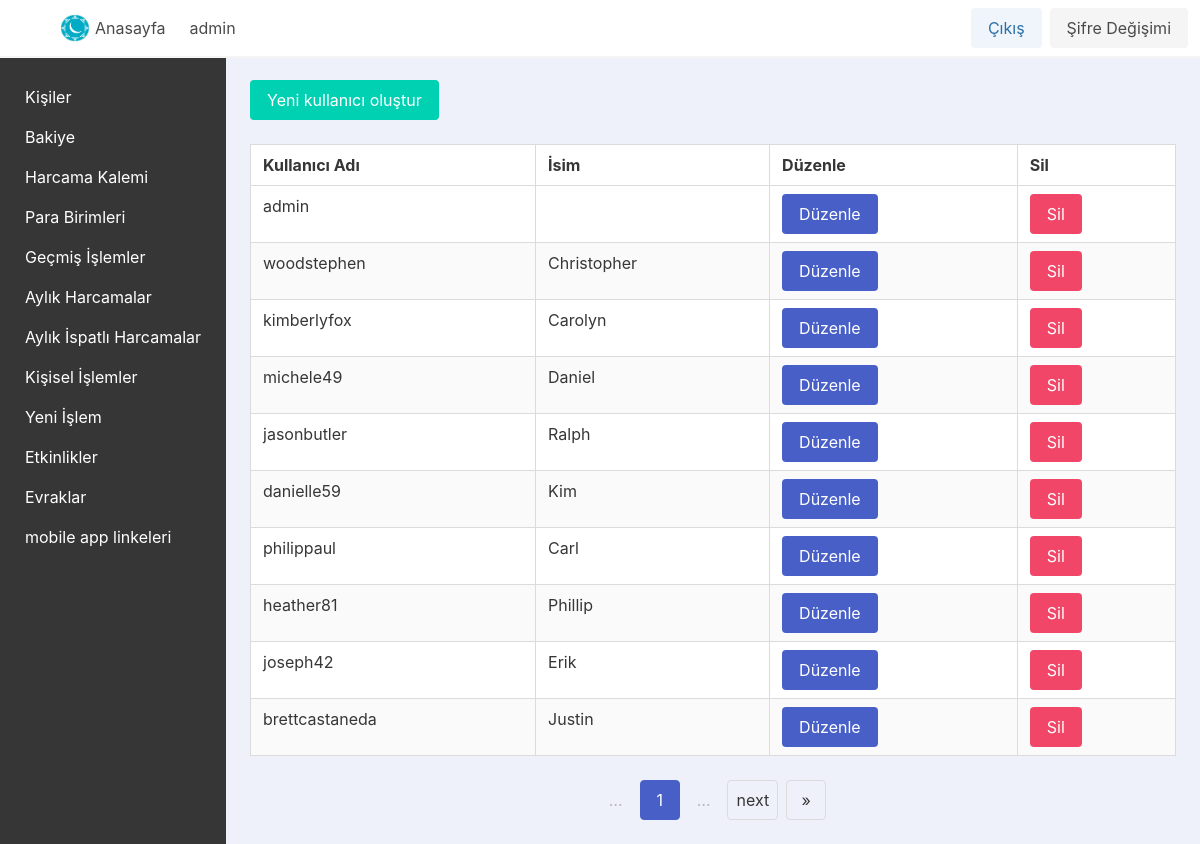
/userlist/ (signed in), run on an earlier commit of the app's database.
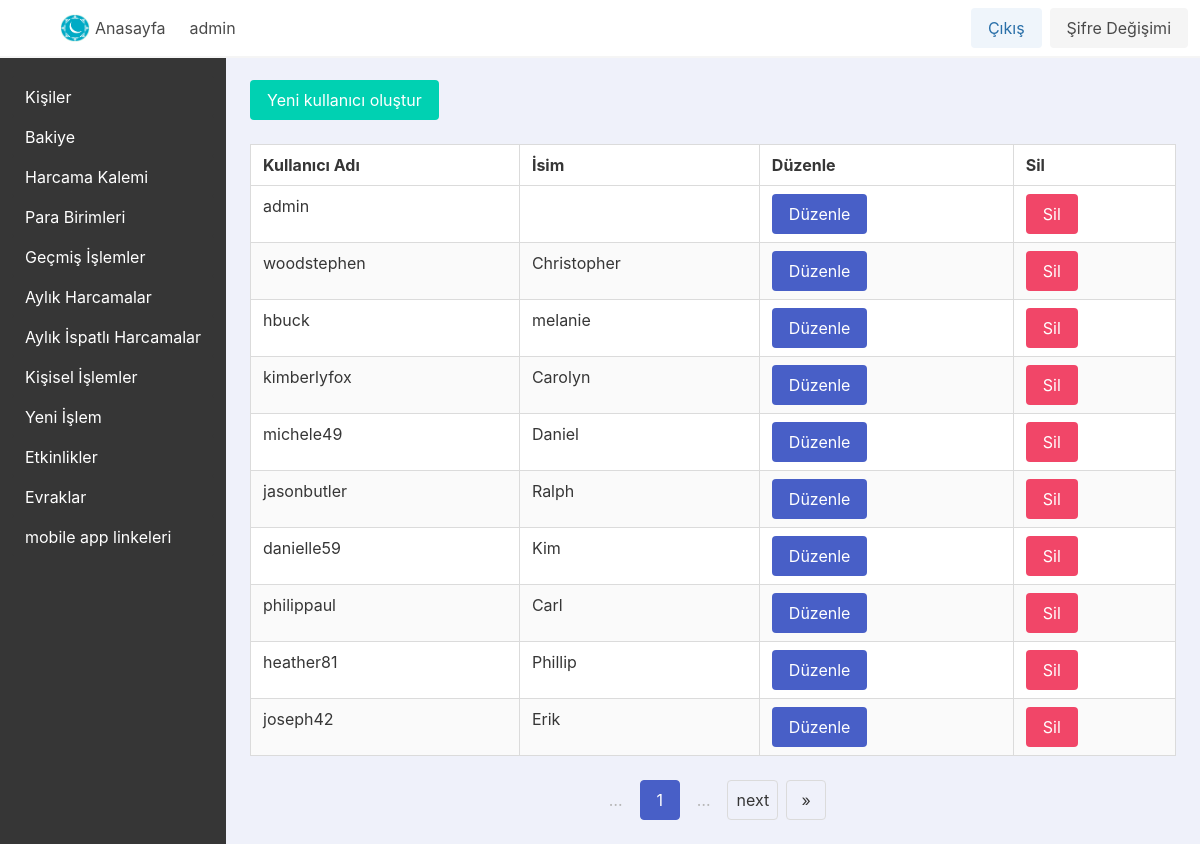
And on a later commit of the database.
### app_base/models.py (models this page shows, shortened)
class BaseModelSoftDelete(models.Model):
    is_active = models.BooleanField(_("active"), default=True)
    objects = ActiveObjectsManager()  # Active objects manager
    all_objects = AllObjectsManager()  # Custom manager including soft-deleted items
    class Meta:
        abstract = True

class MuUser(AbstractUser, BaseModelSoftDelete):
    username_validator = UnicodeUsernameValidator()
    username = models.CharField(_("Kullanıcı Adı"), max_length=150, unique=True, help_text=_("Max 150 karakter olabilir. Harfler, sayilar ve sadece @/./+/-/_ olabilir"), validators=[username_validator], error_messages={"unique": _("Bu isimde bir kullanici zaten var")})
    password = models.CharField(_("password"), max_length=128, null=False)
    first_name = models.CharField(_("İsim"), max_length=150, blank=True)  # AD-SOYAD ORTAK
    email = models.EmailField(_("email address"), blank=True)
    is_staff = models.BooleanField(_("Yönetici Durumu"), default=False, help_text=_("Kullanıcının bu yönetici paneline giriş yapabilmesini belirler."))
    is_active = models.BooleanField(_("active"), default=True, help_text=_("Designates whether this user should be treated as active. " "Unselect this instead of deleting accounts."))
    objects = ActiveObjectsManager()
    date_joined = models.DateTimeField(_("date joined"), default=timezone.now)
    currency = models.ForeignKey(Currency, on_delete=models.PROTECT, null=True, blank=True)
    gruplar = models.ManyToManyField(MuGroup, blank=True)

### app_base/views/users_view.py (the view)
# urls.py: path("userlist/", views.userlist_view, name="userlist_view_name"),
@login_required
def userlist_view(request):
    users = MuUser.objects.all()
    per_page = 10  # You can adjust this as needed
    paginator = Paginator(users, per_page)
    page_number = request.GET.get("page")
    page = paginator.get_page(page_number)
    return render(request, "app_base/users/userlist.html", {"page": page})

### app_base/models.py (called while the page is built)
    def get_queryset(self):
        return super().get_queryset().filter(is_active=True)

### app_base/templates/app_base/users/userlist.html (shortened to what this page needs)
{% extends "base.html" %}
{% block content %}
    <div class="column m-auto">
        <div class="block">
            <a {% if not user.is_staff %}disabled onclick="return false;"{% endif %} class="button is-primary" href="{% url 'usercreate_view_name' %}">Yeni kullanıcı oluştur</a>
        </div>
        <div class="table-container">
            <table class="table is-fullwidth is-striped is-hoverable is-bordered">
                <thead>
                    <tr>
                        <th>Kullanıcı Adı</th>
                        <th>İsim</th>
                        <th>Düzenle</th>
                        <th>Sil</th>
                    </tr>
                </thead>
                <tbody>
                    {% for muser in page %}
                        <tr>
                            <td>{{ muser.username }}</td>
                            <td>{{ muser.first_name }}</td>
                            <td>
                                <a {% if not user.is_staff %}disabled onclick="return false;"{% endif %} class="button is-link" href="{% url 'userupdate_view_name' muser.pk %}">Düzenle</a>
                            </td>
                            <td>
                                <a {% if not user.is_staff %}disabled onclick="return false;"{% endif %} class="button is-danger" href="{% url 'userdelete_view_name' muser.pk %}">Sil</a>
                            </td>
                        </tr>
                    {% empty %}
                        <tr>
                            <td colspan="5">Kayıtlı kullanıcı yok.</td>
                        </tr>
                    {% endfor %}
                </tbody>
            </table>
        </div>
        <div class="pagination is-centered" role="navigation">
            <ul class="pagination-list">
                <li>
                    <span class="pagination-ellipsis">…</span>
                </li>
                <li>
                    <span class="pagination-link is-current">{{ page.number }}</span>
                </li>
                <li>
                    <span class="pagination-ellipsis">…</span>
                </li>
                {% if page.has_next %}
                    <li>
                        <a class="pagination-link" href="?page={{ page.next_page_number }}">next</a>
                    </li>
                    <li>
                        <a class="pagination-link" href="?page={{ page.paginator.num_pages }}">»</a>
                    </li>
                {% endif %}
            </ul>
        </div>
    </div>
{% endblock content %}

### templates/navbar.html (shortened to what this page needs)
{% load static %}
<nav class="navbar has-background-white has-shadow" x-data="{ open: false }">
    <div class="navbar-brand">
        <a class="navbar-item" x-on:click="muside = !muside">
            <span class="iconify icon is-medium" data-icon="tabler:layout-sidebar-left-expand-filled"></span>
        </a>
    </div>
    <div id="navbarmenu_id" class="navbar-menu" x-bind:class="{ 'is-active': open }">
        <div class="navbar-start">
            <a class="navbar-item is-info is-light" href="{% url "home_view_name" %}">
                <img src="{% static 'Images/hayvakfi.png' %}" alt="hayvakfi" width="30" height="30" class="image " style="margin-right: 5px;">
            Anasayfa</a>
            {% if user.is_authenticated %}
                <span class="navbar-item">{{ user.username }}</span>
            {% endif %}
        </div>
        <div class="navbar-end">
            <div class="navbar-item">
                <div class="buttons">
                    {% if user.is_authenticated %}
                        <a class="button is-info is-light" href="{% url 'logout_view_name' %}">Çıkış</a>
                        <a class="button is-light" href="{% url 'passwordchange_view_name' %}">Şifre Değişimi</a>
                    {% else %}
                        <a class="button is-info is-light" href="{% url 'login_view_name' %}">Giriş</a>
                    {% endif %}
                </div>
            </div>
        </div>
    </div>
</nav>

What changed in the data, as far as the page shows it:
no longer on this page (row unchanged): MuUser: username "brettcastaneda", first_name "Justin"
now on this page (row edited): MuUser: username "hbuck", first_name "melanie"
